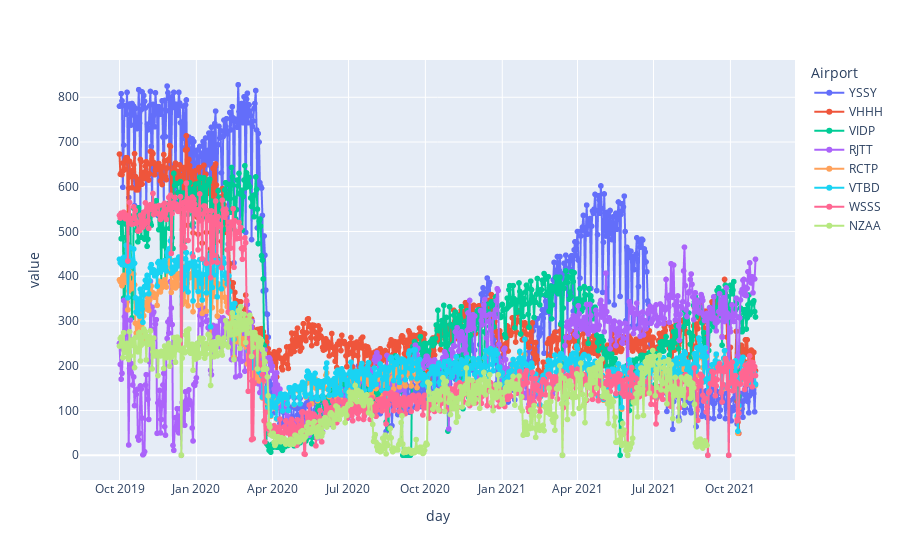

Source (notebook cell):
### Code cell
YSSY['day'] = pd.to_datetime(YSSY['day'])
YSSY = YSSY.set_index(YSSY['day'])
YSSY['YSSY'] = 1
yssy = YSSY.resample('D').sum()
VHHH['day'] = pd.to_datetime(VHHH['day'])
VHHH = VHHH.set_index(VHHH['day'])
VHHH['VHHH'] = 1
vhhh = VHHH.resample('D').sum()
VIDP['day'] = pd.to_datetime(VIDP['day'])
VIDP = VIDP.set_index(VIDP['day'])
VIDP['VIDP'] = 1
vidp = VIDP.resample('D').sum()
RJTT['day'] = pd.to_datetime(RJTT['day'])
RJTT = RJTT.set_index(RJTT['day'])
RJTT['RJTT'] = 1
rjtt = RJTT.resample('D').sum()
RCTP['day'] = pd.to_datetime(RCTP['day'])
RCTP = RCTP.set_index(RCTP['day'])
RCTP['RCTP'] = 1
rctp = RCTP.resample('D').sum()
VTBD['day'] = pd.to_datetime(VTBD['day'])
VTBD = VTBD.set_index(VTBD['day'])
VTBD['VTBD'] = 1
vtbd = VTBD.resample('D').sum()
WSSS['day'] = pd.to_datetime(WSSS['day'])
WSSS = WSSS.set_index(WSSS['day'])
WSSS['WSSS'] = 1
wsss = WSSS.resample('D').sum()
NZAA['day'] = pd.to_datetime(NZAA['day'])
NZAA = NZAA.set_index(NZAA['day'])
NZAA['NZAA'] = 1
nzaa = NZAA.resample('D').sum()
total = pd.concat([yssy,vhhh,vidp,rjtt,rctp,vtbd,wsss,nzaa],axis=1)
fig = px.line(data_frame=total, x=total.index, y=['YSSY','VHHH','VIDP','RJTT','RCTP','VTBD','WSSS','NZAA'],markers=True)
fig = fig.update_layout(legend_title_text='Airport')
fig.show()

### Figure 1 — Plotly figure (JSON) as saved in the notebook; plotly's stock layout.template omitted (floating-point values rounded to 4 significant figures; data arrays with more than 128 entries replaced by an {"elided": "..."} marker saying what was removed)
{"data": [{"hovertemplate": "variable=YSSY<br>day=%{x}<br>value=%{y}<extra></extra>", "legendgroup": "YSSY", "line": {"color": "#636efa", "dash": "solid"}, "marker": {"symbol": "circle"}, "mode": "lines+markers", "name": "YSSY", "showlegend": true, "type": "scattergl", "x": {"elided": "762 str values"}, "xaxis": "x", "y": {"elided": "762 int values"}, "yaxis": "y"}, {"hovertemplate": "variable=VHHH<br>day=%{x}<br>value=%{y}<extra></extra>", "legendgroup": "VHHH", "line": {"color": "#EF553B", "dash": "solid"}, "marker": {"symbol": "circle"}, "mode": "lines+markers", "name": "VHHH", "showlegend": true, "type": "scattergl", "x": {"elided": "762 str values"}, "xaxis": "x", "y": {"elided": "762 int values"}, "yaxis": "y"}, {"hovertemplate": "variable=VIDP<br>day=%{x}<br>value=%{y}<extra></extra>", "legendgroup": "VIDP", "line": {"color": "#00cc96", "dash": "solid"}, "marker": {"symbol": "circle"}, "mode": "lines+markers", "name": "VIDP", "showlegend": true, "type": "scattergl", "x": {"elided": "762 str values"}, "xaxis": "x", "y": {"elided": "762 int values"}, "yaxis": "y"}, {"hovertemplate": "variable=RJTT<br>day=%{x}<br>value=%{y}<extra></extra>", "legendgroup": "RJTT", "line": {"color": "#ab63fa", "dash": "solid"}, "marker": {"symbol": "circle"}, "mode": "lines+markers", "name": "RJTT", "showlegend": true, "type": "scattergl", "x": {"elided": "762 str values"}, "xaxis": "x", "y": {"elided": "762 int values"}, "yaxis": "y"}, {"hovertemplate": "variable=RCTP<br>day=%{x}<br>value=%{y}<extra></extra>", "legendgroup": "RCTP", "line": {"color": "#FFA15A", "dash": "solid"}, "marker": {"symbol": "circle"}, "mode": "lines+markers", "name": "RCTP", "showlegend": true, "type": "scattergl", "x": {"elided": "762 str values"}, "xaxis": "x", "y": {"elided": "762 int values"}, "yaxis": "y"}, {"hovertemplate": "variable=VTBD<br>day=%{x}<br>value=%{y}<extra></extra>", "legendgroup": "VTBD", "line": {"color": "#19d3f3", "dash": "solid"}, "marker": {"symbol": "circle"}, "mode": "lines+markers", "name": "VTBD", "showlegend": true, "type": "scattergl", "x": {"elided": "762 str values"}, "xaxis": "x", "y": {"elided": "762 int values"}, "yaxis": "y"}, {"hovertemplate": "variable=WSSS<br>day=%{x}<br>value=%{y}<extra></extra>", "legendgroup": "WSSS", "line": {"color": "#FF6692", "dash": "solid"}, "marker": {"symbol": "circle"}, "mode": "lines+markers", "name": "WSSS", "showlegend": true, "type": "scattergl", "x": {"elided": "762 str values"}, "xaxis": "x", "y": {"elided": "762 int values"}, "yaxis": "y"}, {"hovertemplate": "variable=NZAA<br>day=%{x}<br>value=%{y}<extra></extra>", "legendgroup": "NZAA", "line": {"color": "#B6E880", "dash": "solid"}, "marker": {"symbol": "circle"}, "mode": "lines+markers", "name": "NZAA", "showlegend": true, "type": "scattergl", "x": {"elided": "762 str values"}, "xaxis": "x", "y": {"elided": "762 int values"}, "yaxis": "y"}], "layout": {"legend": {"title": {"text": "Airport"}, "tracegroupgap": 0}, "margin": {"t": 60}, "xaxis": {"anchor": "y", "domain": [0, 1], "title": {"text": "day"}}, "yaxis": {"anchor": "x", "domain": [0, 1], "title": {"text": "value"}}}}
